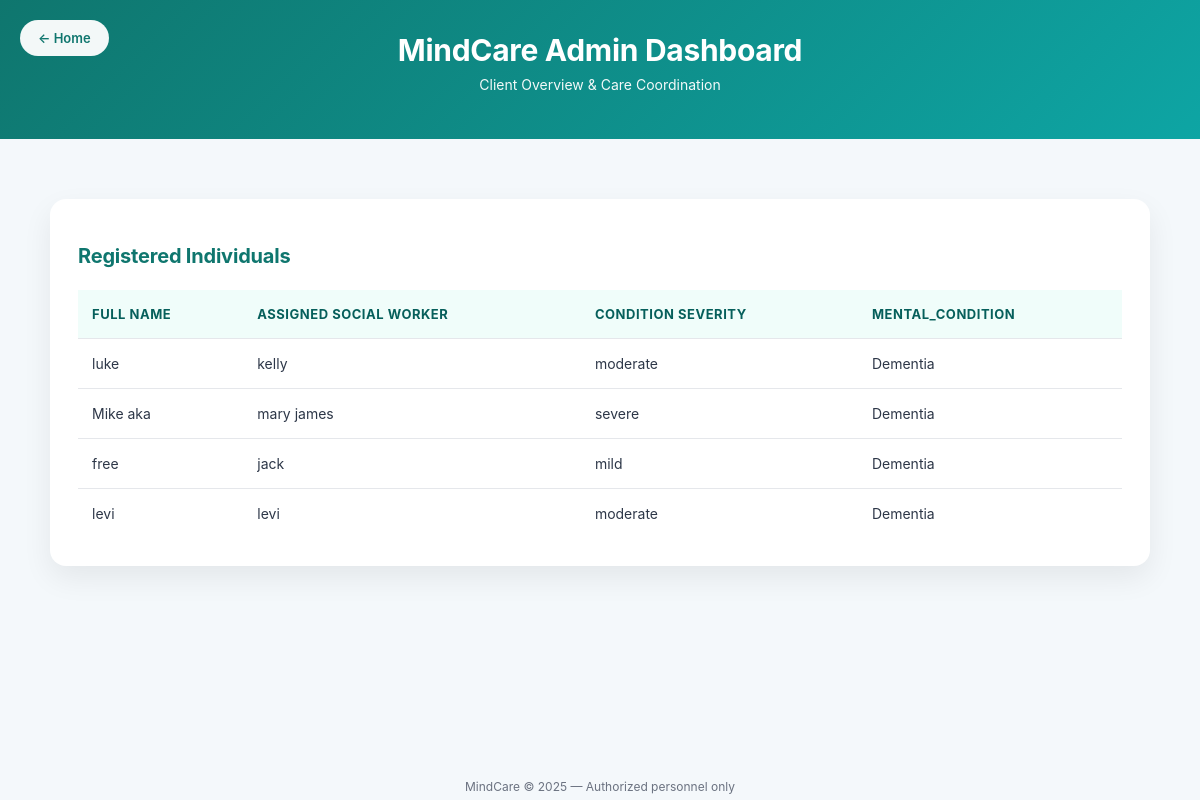
/mindcare_dashboard/, run on the app's committed database.
### new/models.py (models this page shows)
class Mind(models.Model):
    name=models.TextField(blank=False,null=False)
    age=models.IntegerField(blank=False,null=False)
    socialworker=models.TextField(blank=False,null=False)
    mentalillness=models.TextField(blank=False,null=False)
    conditionseverity=models.TextField(blank=False,null=False)
    additionalnote=models.TextField(blank=False,null=False)

### new/views.py (the view)
# urls.py: path("mindcare_dashboard/",views.MindcareDashboard,name="mindcareDashboard"),
def MindcareDashboard(request):
    user=Mind.objects.all()
    context={
        "user":user
    }
    return render(request,"mindcareDashboard.html",context)

### new/templates/mindcareDashboard.html (shortened to what this page needs)
<!DOCTYPE html>
<html lang="en">
<head>
</head>
<body>
<header>
    <a href="{%url 'home'%}" class="home-btn">← Home</a>
    <h1>MindCare Admin Dashboard</h1>
    <p>Client Overview & Care Coordination</p>
</header>
<div class="container">
    <div class="card">
        <h2>Registered Individuals</h2>
        <table>
            <thead>
                <tr>
                    <th>Full Name</th>
                    <th>Assigned Social Worker</th>
                    <th>Condition Severity</th>
                    <th>Mental_Condition</th>
                </tr>
            </thead>
            <tbody>
            {%for u in user%}
                <tr>
                    <td>{{u.name}}</td>
                    <td>{{u.socialworker}}</td>
                    <td class="
">
    {{ u.conditionseverity }}
</td>
                    <td>{{u.mentalillness}}</td>
                </tr>
                {%endfor%}
            </tbody>
        </table>
    </div>
    <footer style="position:fixed; bottom: 6px; text-align: center; width: 100%; left: 0;">
        MindCare © 2025 — Authorized personnel only
    </footer>
</div>
</body>
</html>

### new/templates/mindcareDashboard.html (style rules this page uses)
body { margin: 0; font-family: "Inter", "Segoe UI", Tahoma, sans-serif; background: #f4f8fb; color: #2d3748; -webkit-font-smoothing: antialiased; }
header { background: linear-gradient(135deg, #0f766e, #0ea5a4); color: white; padding: 32px 24px; text-align: center; position: relative; }
header h1 { margin: 0; font-size: 30px; font-weight: 700; letter-spacing: -0.3px; }
header p { margin-top: 8px; font-size: 14px; opacity: 0.95; }
.home-btn { position: absolute; top: 20px; left: 20px; background: rgba(255,255,255,0.95); color: #0f766e; padding: 10px 18px; border-radius: 999px; text-decoration: none; font-weight: 600; font-size: 13px; transition: background 0.2s ease; }
.container { max-width: 1100px; margin: 40px auto; padding: 20px; }
.card { background: white; border-radius: 16px; box-shadow: 0 12px 30px rgba(0,0,0,0.07); padding: 28px; }
h2 { margin-bottom: 22px; color: #0f766e; font-size: 20px; font-weight: 700; letter-spacing: -0.2px; }
table { width: 100%; border-collapse: separate; border-spacing: 0; }
th, td { padding: 16px 14px; text-align: left; border-bottom: 1px solid #e5e7eb; font-size: 14px; }
th { background: #f0fdfa; font-weight: 700; color: #065f5b; font-size: 13px; text-transform: uppercase; letter-spacing: 0.04em; }
tr:last-child td { border-bottom: none; }
footer { margin-top: 40px; text-align: center; font-size: 12px; color: #6b7280; }

### data on the page
Mind: name "luke", socialworker "kelly", conditionseverity "moderate", mentalillness "Dementia"
Mind: name "Mike aka", socialworker "mary james", conditionseverity "severe", mentalillness "Dementia"
Mind: name "free", socialworker "jack", conditionseverity "mild", mentalillness "Dementia"
Mind: name "levi", socialworker "levi", conditionseverity "moderate", mentalillness "Dementia"
